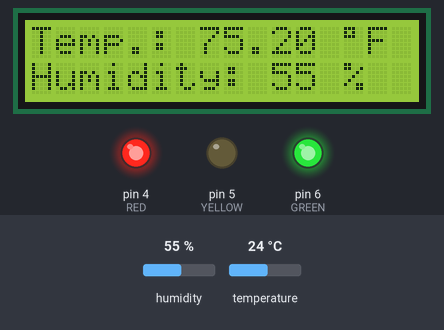
A sketch run on a simulated Arduino Uno, built with avr-gcc and run on an emulated ATmega328P. Shown: 16×2 character LCD, output pins drawn as LEDs (lit = HIGH). The test bench sets the inputs (shaded band); at power-on: humidity 55 %, temperature 24 °C. What the sketch prints to the serial monitor is not drawn.

Above: at 1.2 s.
1.3 s: humidity set to 51 %
At 3.2 s:
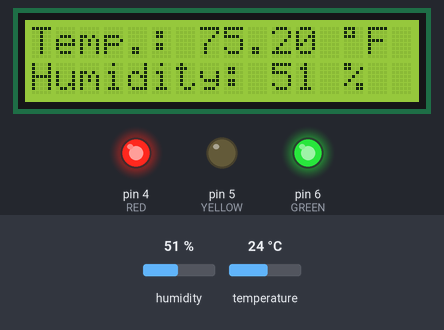
3.6 s: humidity set to 48 %
At 4.6 s:
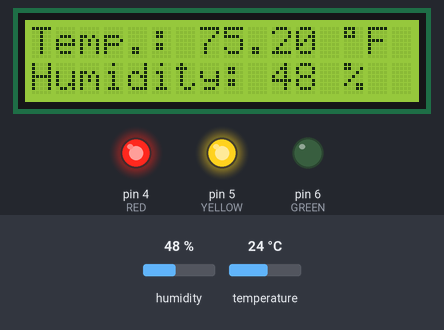
5.7 s: temperature set to 22 °C
At 7.2 s:
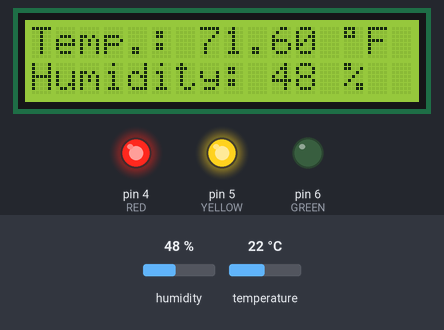
7.7 s: temperature set to 19 °C
At 8.7 s:
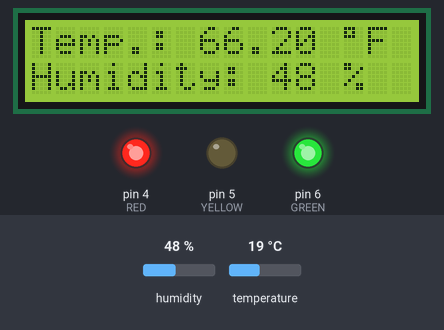
9.8 s: humidity set to 68 %
At 11.3 s:
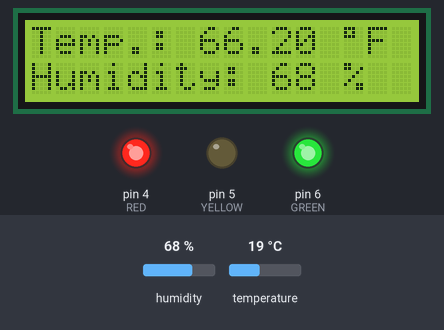
11.9 s: humidity set to 71 %
At 12.8 s:
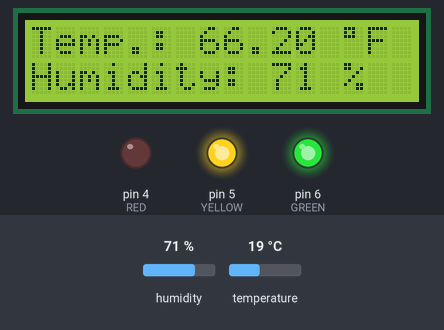
Timing chart, 0 to 14.9 s (numbered marks = the images above; inputs shaded):
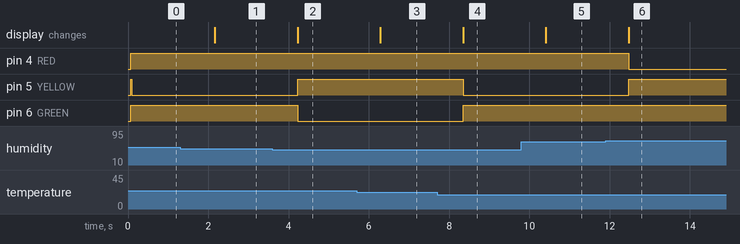

The sketch:

Temp_Humidity_Lcd_Led.ino
```cpp
#include <SimpleDHT.h>

// ajay@malhotra.ca
// simple sensor for Rishi Room
#include <SimpleDHT.h>
#include <LiquidCrystal.h>

// Define Pins for LEDs
#define RED 4
#define YELLOW 5
#define GREEN 6

// initialize the library with the numbers of the interface pins
LiquidCrystal lcd(7, 8, 9, 10, 11, 12);
/*
    The circuit:
   LCD RS pin to digital pin 7
   LCD Enable pin to digital pin 8
   LCD D4 pin to digital pin 9
   LCD D5 pin to digital pin 10
   LCD D6 pin to digital pin 11
   LCD D7 pin to digital pin 12
   LCD R/W pin to ground
   LCD VSS pin to ground
   LCD VCC pin to 5V
   10K resistor:
   ends to +5V and ground
   wiper to LCD VO pin (pin 3)
*/
int pinDHT11 = 13;
SimpleDHT11 dht11;


void setup() {
  Serial.begin(9600);
  // set up the LCD's number of columns and rows:
  lcd.begin(16, 2);
  // Print a message to the LCD.
  lcd.print("Rishi Room Temp & Humidity Sensor!");
  pinMode(RED, OUTPUT);
  pinMode(GREEN, OUTPUT);
  pinMode(YELLOW, OUTPUT);
  digitalWrite(RED, HIGH);
  digitalWrite(GREEN, HIGH);
  digitalWrite(YELLOW, HIGH);
}

void loop() {
  byte temperature = 0;
  byte humidity = 0;
  byte data[40] = {0};
  Serial.println("Sample DHT11...");
  if (dht11.read(pinDHT11, &temperature, &humidity, data)) {
    Serial.print("Read DHT11 failed");
    return;
  }

  Serial.print((int)temperature); Serial.print(" *C, ");
  Serial.print((float)temperature*1.8+32); Serial.print(" *F, ");
  Serial.print((int)humidity); Serial.println(" %");

  lcd.clear();

  // (note: line 1 is the second row, since counting begins with 0):
  lcd.setCursor(0, 0);
  lcd.print("Temp.: ");
  lcd.setCursor(7, 0);
  lcd.print((float)temperature*1.8+32);
  lcd.setCursor(13, 0);
  lcd.print((char)223);
  lcd.setCursor(14, 0);
  lcd.print("F");

  lcd.setCursor(0, 1);
  lcd.print("Humidity: ");
  lcd.setCursor(10, 1);
  lcd.print((int)humidity);
  lcd.setCursor(12, 1);
  lcd.print(" %");
  // DHT11 sampling rate is 1HZ.

  if ((30 < humidity) && (humidity < 50) && (20 < temperature) && (temperature < 25)) {
    digitalWrite(RED, HIGH);
    digitalWrite(GREEN, LOW);
    digitalWrite(YELLOW, HIGH);
  }
  else {
    if ( ((20 < humidity) && (humidity < 70)) && ((18 < temperature) && (temperature < 30)) ) {
      digitalWrite(RED, HIGH);
      digitalWrite(GREEN, HIGH);
      digitalWrite(YELLOW, LOW);
    }
    else {
      digitalWrite(RED, LOW);
      digitalWrite(GREEN, HIGH);
      digitalWrite(YELLOW, HIGH);
    }
  }

  delay(1000);

}
```

Measured:
- the behaviour switches between 50 and 49 % on humidity (found by bisection; images 1 and 2)
- the behaviour switches between 21 and 20 °C on temperature (found by bisection; images 3 and 4)
- the behaviour switches between 69 and 70 % on humidity (found by bisection; images 5 and 6)
- after the input at 1.3 s, the display: changes after 0.86 s (image 1)
- after the input at 3.6 s, pin 5 (YELLOW): LOW → HIGH after 0.62 s; pin 6 (GREEN): HIGH → LOW after 0.62 s; the display: changes after 0.62 s (image 2)
- after the input at 5.7 s, the display: changes after 0.59 s (image 3)
- after the input at 7.7 s, pin 5 (YELLOW): HIGH → LOW after 0.65 s; pin 6 (GREEN): LOW → HIGH after 0.65 s; the display: changes after 0.65 s (image 4)
- after the input at 9.8 s, the display: changes after 0.61 s (image 5)
- after the input at 11.9 s, pin 4 (RED): HIGH → LOW after 0.58 s; pin 5 (YELLOW): LOW → HIGH after 0.58 s; the display: changes after 0.58 s (image 6)
